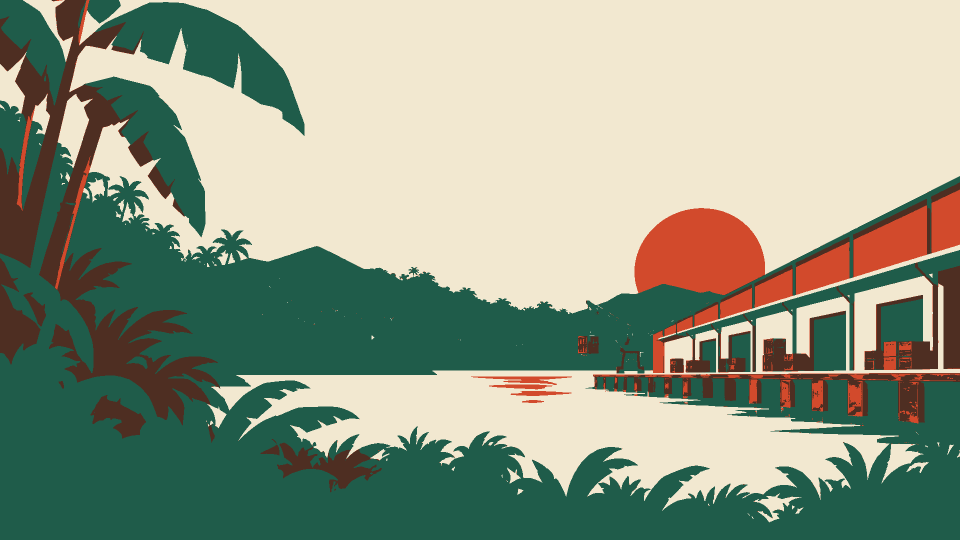
#> input picture apps/GoBanandit/design/style_frame/bg_base.png, 1920 x 1080 px, given in place of bg_base.jpg, which was not available (shown at 1/2 size)
$ python texture_flat_ui.py
#> lines starting #> are read from the running program, lines starting #| are printed output that depends on the picture; pictures that were not available may be replaced by others from this repository, and a replacement may not be noted
"""Give Hard Time's flat vector UI the painted material its symbols already have.

Why: every UI plate, the feature titles, the logo, the big-win banners and the
four low-pay suits were flat fills of three colours (steel 151,158,162 / iron
18,20,21 / rust 132,70,37, plus tan 166,148,112 in the logo) next to painted
rusted-steel premiums — two styles on one screen, which is what Stake's "Low
quality assets" tag describes (Deadwood was rejected on it, 2026-09-26).

How: the SHAPES stay exactly as drawn (same canvas, same alpha, so every
anchor, inset measurement and hit area in the code is unchanged). Only the
FILL changes. Each flat colour is a region; each region gets a material made
from the game's own painted art:

  grunge   luminance of the painted cell-block wall at the centre of
           bg_base.jpg (840×480 of AI-painted weathered plaster/metal)
  specks   the rust-and-scratch surface of the strongbox symbol (h3.png)

  steel  → grunge gradient-mapped to weathered steel, rust specks soft-lit in
  iron   → the same, gradient-mapped dark
  rust   → the original rust colour modulated by grunge
  tan    → grunge mapped to aged brass (logo "TIME")
  inset  → the wall itself, darkened; its translucency is kept

then every region is bevelled from its own mask (light from top-left), so rims,
rivets and letters read as raised metal instead of flat vector.

usage: python3 design/texture_flat_ui.py [--preview OUT.png] [--write]
  default only previews; --write backs up originals to
  design/_legacy_assets/flat_ui_20260929/ (once) and overwrites in place.
"""

from __future__ import annotations

import argparse
import shutil
from pathlib import Path

from PIL import Image, ImageChops, ImageFilter, ImageOps

APP = Path(__file__).resolve().parent.parent
SPRITES = APP / "static/assets/sprites"
BACKUP = APP / "design/_legacy_assets/flat_ui_20260929"

TARGETS = [
    "hardTimeUi/buybonus_plate.png",
    "hardTimeUi/ticker_plate.png",
    "hardTimeUi/button_plate.png",
    "hardTimeUi/spin_plate.png",
    "hardTimeBoardFrame/frame_bg.png",
    "hardTimeBoardFrame/frame_edge.png",
    "hardTimeBoardFrame/fs_sign.png",
    "hardTimeBoardFrame/fs_counter_panel.png",
    "hardTimeWinBanners/big.png",
    "hardTimeWinBanners/superwin.png",
    "hardTimeWinBanners/mega.png",
    "hardTimeWinBanners/epic.png",
    "hardTimeWinBanners/max.png",
    "hardTimeSplash/title_lockdown.png",
    "hardTimeSplash/title_riot.png",
    "hardTimeSplash/title_breakout.png",
    "hardTimeBrand/logo.png",
    "hardTimeSymbols/l1.png",
    "hardTimeSymbols/l2.png",
    "hardTimeSymbols/l3.png",
    "hardTimeSymbols/l4.png",
]

SYMBOL_DIM = 0.76

PALETTE = {
    "steel": (151, 158, 162),
    "iron": (18, 20, 21),
    "rust": (132, 70, 37),
    "tan": (166, 148, 112),
    # the red suits (hearts, diamonds)
    "copper": (181, 137, 108),
}


def load_sources():
    wall = Image.open(SPRITES / "hardTimeBackground/bg_base.jpg").convert("RGB").crop((550, 320, 1310, 800))
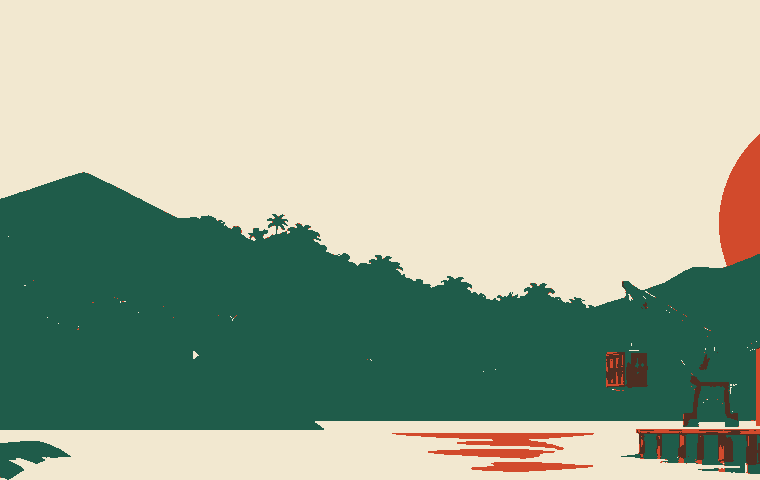
#> wall: PIL image 760x480 RGB; mean R, G, B 161.5, 174.7, 152.9
    grunge = ImageOps.autocontrast(ImageOps.grayscale(wall), cutoff=1)
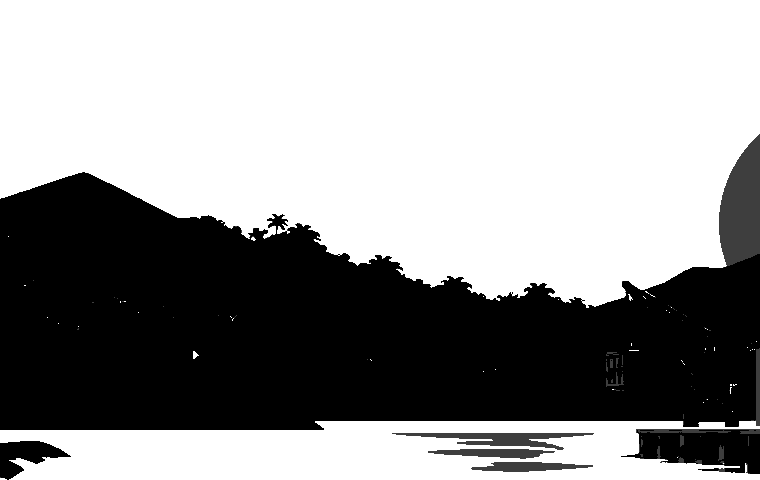
#> grunge: PIL image 760x480 L; min 0, max 255, mean 153.6
#> (the run stopped early here; a loop or call above may not have finished)
